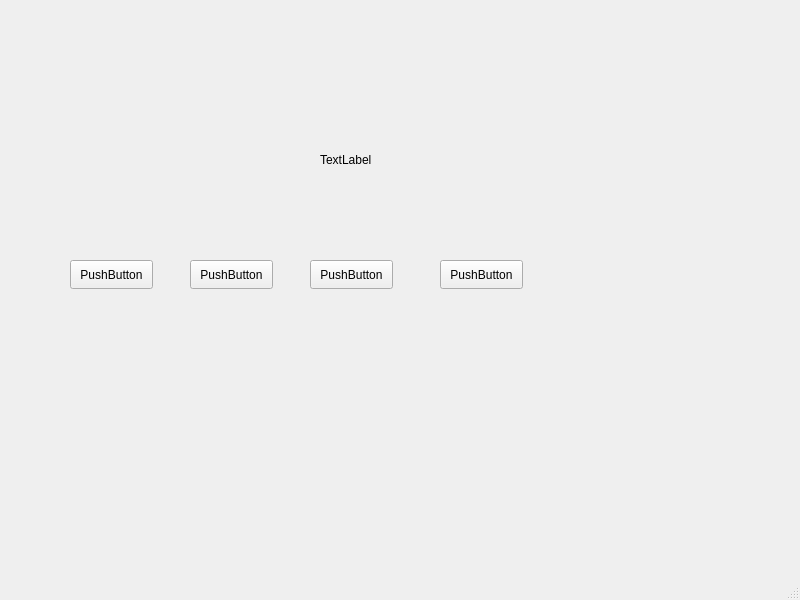
<?xml version="1.0" encoding="UTF-8"?>
<ui version="4.0">
 <class>MainWindow</class>
 <widget class="QMainWindow" name="MainWindow">
  <property name="geometry">
   <rect>
    <x>0</x>
    <y>0</y>
    <width>800</width>
    <height>600</height>
   </rect>
  </property>
  <property name="windowTitle">
   <string>MainWindow</string>
  </property>
  <widget class="QWidget" name="centralwidget">
   <widget class="QLabel" name="question">
    <property name="geometry">
     <rect>
      <x>320</x>
      <y>150</y>
      <width>63</width>
      <height>20</height>
     </rect>
    </property>
    <property name="text">
     <string>TextLabel</string>
    </property>
   </widget>
   <widget class="QPushButton" name="reveal_answer">
    <property name="geometry">
     <rect>
      <x>310</x>
      <y>260</y>
      <width>83</width>
      <height>29</height>
     </rect>
    </property>
    <property name="text">
     <string>PushButton</string>
    </property>
   </widget>
   <widget class="QPushButton" name="next">
    <property name="geometry">
     <rect>
      <x>440</x>
      <y>260</y>
      <width>83</width>
      <height>29</height>
     </rect>
    </property>
    <property name="text">
     <string>PushButton</string>
    </property>
   </widget>
   <widget class="QPushButton" name="shuffle">
    <property name="geometry">
     <rect>
      <x>190</x>
      <y>260</y>
      <width>83</width>
      <height>29</height>
     </rect>
    </property>
    <property name="text">
     <string>PushButton</string>
    </property>
   </widget>
   <widget class="QPushButton" name="prev">
    <property name="geometry">
     <rect>
      <x>70</x>
      <y>260</y>
      <width>83</width>
      <height>29</height>
     </rect>
    </property>
    <property name="text">
     <string>PushButton</string>
    </property>
   </widget>
  </widget>
  <widget class="QMenuBar" name="menubar">
   <property name="geometry">
    <rect>
     <x>0</x>
     <y>0</y>
     <width>800</width>
     <height>25</height>
    </rect>
   </property>
  </widget>
  <widget class="QStatusBar" name="statusbar"/>
 </widget>
 <resources/>
 <connections/>
</ui>
